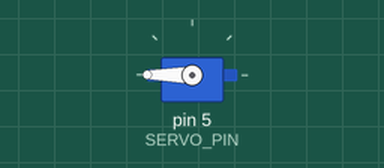
Recording of a sketch running on a simulated Arduino Uno, built with avr-gcc and run on an emulated ATmega328P. On the bench: servo.

Above: at 0.05 s.
Timing chart, 0 to 3.0 s (numbered marks = the images above):
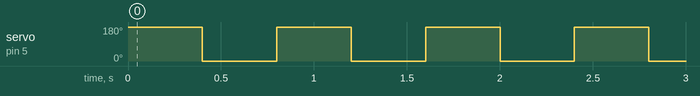

The sketch:

ArduinoStackCheat.ino
```cpp
#include <Servo.h> // The 'Cheat' will need a servo motor to run

#define SERVO_PIN 5
Servo servo;

void setup()
{
    pinMode(SERVO_PIN, OUTPUT);
    servo.attach(SERVO_PIN); // Assign the pin that the Servo will be attached to
}

void loop()
{
    servo.write(180); // Tell the servo to turn 180 Degrees
    delay(400); // Wait for 400 ms
    servo.write(-180); // Tell the servo to turn 180 Degrees back
    delay(400); // Wait for 400 ms

    /*
     * In 'Stack' when you click the first panel, it takes 400 ms for next one to appear and get to them middle.
     * When it gets to the middle, the servo will have already turned and clicked the next panel.
     * We give the servo 400 Milliseconds in order to release the click on the screen for the next panel to come in.
     */
}
```

Measured:
- by itself, servo on pin 5 (SERVO_PIN): alternates 180° for 0.40 s and 0° for 0.40 s
